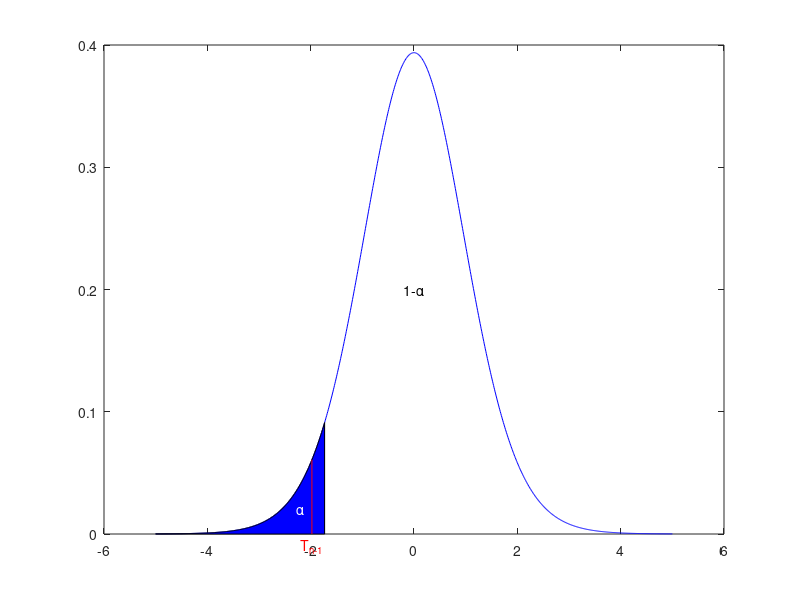

This chart was generated by the following MATLAB code:
function esercizio2
    main;
end

function main
    settings;
    mu=35;
    n=20;
    nu=n-1;
    xbar=33.1;
    s=4.3;
    alpha=0.05;
    t_alpha=tinv(alpha,nu);
    t_n=(xbar-mu)/(s/sqrt(n));
    myPlot(t_n,nu,t_alpha);
    if(test(t_n,nu,t_alpha))
        fprintf("Si può affermare che non vi sia un miglioramento nelle prestazioni degli studenti.\n") %H_0
    else
        fprintf("Si può affermare che vi sia un miglioramento nelle prestazioni degli studenti.\n") %H_1
    end
end

function h=test(t_n,nu,t_alpha)
    f=@(x)tpdf(x,nu);
    p_value=integral(f,-inf,t_n);
    alpha=integral(f,-inf,t_alpha);
    h=(p_value>=alpha);
end

function myPlot(t_n,nu,t_alpha)
    x=-5:0.01:5;
    y=tpdf(x,nu);
    plot(x,y,"Color","blue");
    hold on;
    x=-5:0.01:t_alpha;
    y=tpdf(x,nu);
    area(x,y,"FaceColor","blue");
    line([t_n,t_n],[0,tpdf(t_n,nu)],"Color","red");
    text(0,0.2,"1-α","Color","black","HorizontalAlignment","center");
    text(-2.2,0.02,"α","Color","white","HorizontalAlignment","center");
    text(t_n,-0.01,"T_n_-_1","Color","red","HorizontalAlignment","center");
end

function settings
    clear;
    close all;
    commandwindow;
    clc;
end